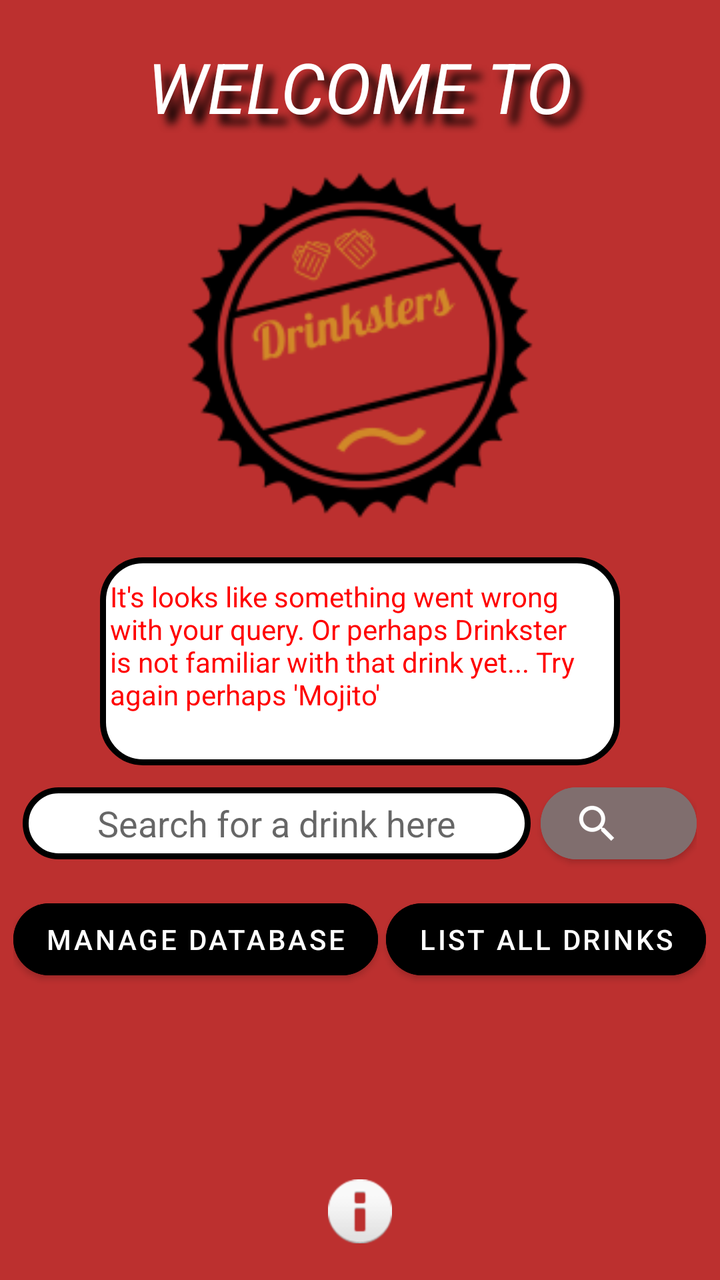
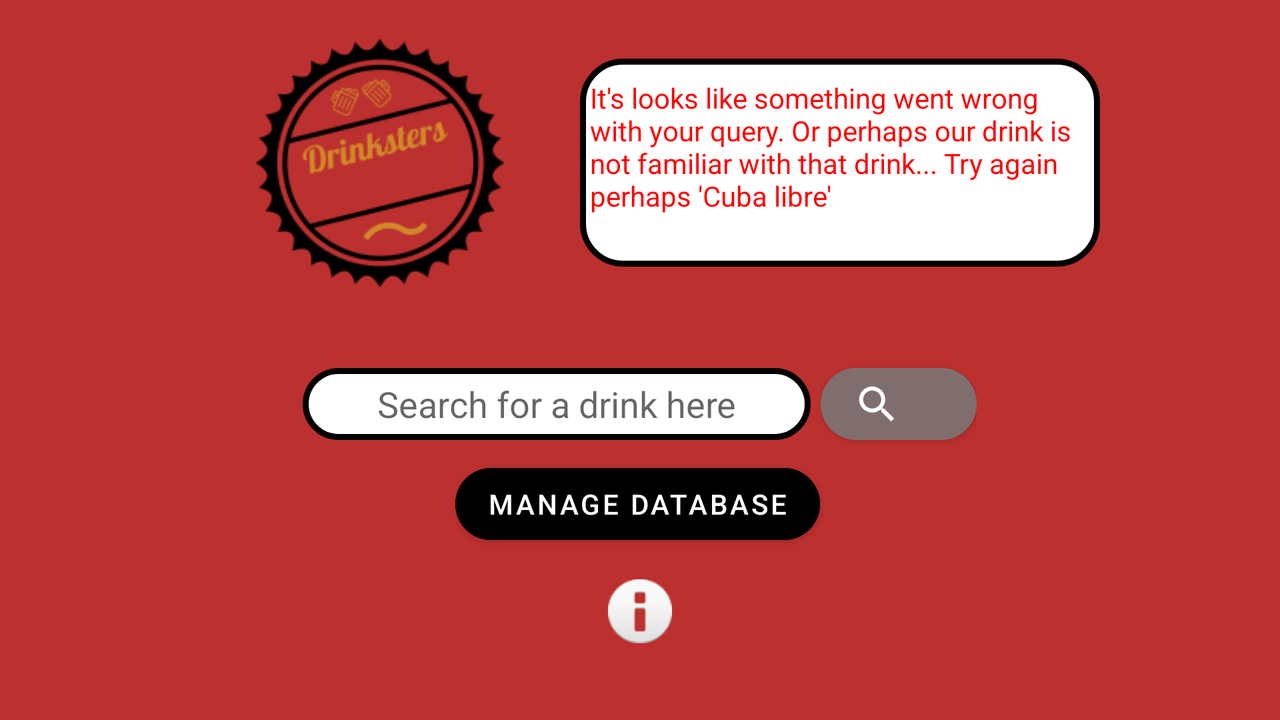

The same Android screen from two of the app's own layout files: first res/layout/ as a phone draws it, then the repository's variant for another configuration, drawn on a device whose configuration selects that folder. Both files follow.
<!-- AndroidManifest.xml: application theme Theme.Drinks -->
<!-- res/layout/main.xml -->
<?xml version="1.0" encoding="utf-8"?>
<LinearLayout xmlns:android="http://schemas.android.com/apk/res/android"

    xmlns:app="http://schemas.android.com/apk/res-auto"
    android:layout_width="match_parent"
    android:layout_height="match_parent"
    android:background="@color/Darkred"
    android:orientation="vertical">


    <TextView
        android:id="@+id/headerPart2"
        android:layout_width="match_parent"
        android:layout_height="wrap_content"
        android:layout_marginTop="20dp"
        android:shadowColor="@color/black"
        android:shadowDx="15"
        android:shadowDy="15"
        android:shadowRadius="10"
        android:text="Welcome to"
        android:textAlignment="center"
        android:textAllCaps="true"
        android:textColor="@color/white"
        android:textSize="35dp"
        android:textStyle="italic"
        android:typeface="sans" />

    <ImageView
        android:id="@+id/image"
        android:layout_width="272dp"
        android:layout_height="212dp"
        android:layout_gravity="center"

        android:src="@drawable/drinkster_logo" />
<LinearLayout
    android:id="@+id/testboxHolder"
    android:layout_width="wrap_content"
    android:layout_height="wrap_content"
    android:background="@drawable/radius"
    android:layout_gravity="center">
    <TextView
        android:id="@+id/items"
        android:layout_width="match_parent"
        android:layout_height="84dp"
        android:maxWidth="250dp"
        android:text="It's looks like something went wrong with your query. Or perhaps Drinkster is not familiar with that drink yet... Try again perhaps 'Mojito'  "
        android:layout_marginTop="10dp"
        android:layout_marginLeft="5dp"
        android:layout_marginRight="5dp"
        android:layout_marginBottom="10dp"
        android:textColor="@color/red"
        />
</LinearLayout>


    <LinearLayout
        android:layout_width="wrap_content"
        android:layout_height="wrap_content"
        android:layout_gravity="center"
        android:layout_marginTop="5sp"
        android:orientation="horizontal"
        android:background="@color/Darkred">
        <EditText
            android:id="@+id/textInput"
            android:layout_width="254dp"
            android:layout_height="36dp"
            android:layout_gravity="center"
            android:background="@drawable/radius"
            android:hint="Search for a drink here"
            android:textAlignment="center"
            android:inputType="text"/>
        <Button
            android:id="@+id/list_button"
            android:layout_width="78dp"
            android:layout_height="wrap_content"
            android:layout_marginLeft="5dp"
            android:backgroundTint="#806E6E"
            android:clickable="true"
            android:textAlignment="center"
            app:cornerRadius="@android:dimen/app_icon_size"
            app:icon="?android:attr/actionModeWebSearchDrawable"
            app:strokeColor="#E1D0D0" />
    </LinearLayout>


<LinearLayout
    android:layout_width="wrap_content"
    android:layout_height="wrap_content"
    android:orientation="horizontal"
    android:layout_marginTop="10dp"
    android:layout_gravity="center"
    android:background="@color/Darkred">

    <Button
        android:id="@+id/go_to_managedb"
        android:layout_width="wrap_content"
        android:layout_height="wrap_content"
        android:text="Manage Database"
        android:backgroundTint="@color/black"
        app:cornerRadius="@android:dimen/app_icon_size"
        android:layout_marginRight="2sp"/>
    <Button
        android:id="@+id/list_All_items"
        android:layout_width="wrap_content"
        android:layout_height="wrap_content"
        android:text="List all drinks"
        android:backgroundTint="@color/black"
        app:cornerRadius="@android:dimen/app_icon_size"
        android:layout_marginLeft="2sp"/>

</LinearLayout>
    <LinearLayout
        android:layout_width="wrap_content"
        android:layout_height="match_parent"
        android:orientation="horizontal"
        android:layout_gravity="center"
        android:background="@color/Darkred">>

        <ImageButton
            android:id="@+id/informationButton"
            android:layout_width="43dp"
            android:layout_height="39dp"
            android:layout_gravity="bottom"
            android:layout_marginBottom="15dp"
            android:background="@color/Darkred"
            android:clickable="true"
            app:srcCompat="@android:drawable/ic_dialog_info" />
    </LinearLayout>


</LinearLayout>
<!-- resources referenced by this layout -->
<resources>
  <color name="Darkred">#BC302F</color>
  <color name="black">#FF000000</color>
  <color name="red">#FF0000</color>
  <color name="white">#FFFFFFFF</color>
  <!-- drawable drinkster_logo: png bitmap (drawable, 12092 bytes) -->
  <!-- drawable radius (drawable) -->
  <?xml version="1.0" encoding="utf-8"?>
  <shape xmlns:android="http://schemas.android.com/apk/res/android" android:shape="rectangle">
      <solid android:color="@color/white"/>
      <corners android:bottomLeftRadius="20dp" android:bottomRightRadius="20dp" android:topLeftRadius="20dp" android:topRightRadius="20dp"/>
      <stroke android:width="3dp" android:color="@color/black"/>
  
  </shape>
  <style name="Theme.Drinks" parent="Theme.MaterialComponents.DayNight.DarkActionBar">
          
          <item name="colorPrimary">@color/Darkred</item>
          <item name="colorPrimaryVariant">@color/red</item>
          <item name="colorOnPrimary">@color/white</item>
          
          <item name="colorSecondary">@color/teal_200</item>
          <item name="colorSecondaryVariant">@color/teal_700</item>
          <item name="colorOnSecondary">@color/black</item>
          
          <item name="android:statusBarColor" tools:targetApi="l">?attr/colorPrimaryVariant</item>
          
      </style>
  <color name="teal_200">#FF03DAC5</color>
  <color name="teal_700">#FF018786</color>
</resources>
<!-- res/layout-land/main.xml (the repository's variant of the layout above) -->
<!-- drawn on the phone turned sideways -->
<?xml version="1.0" encoding="utf-8"?>
<LinearLayout xmlns:android="http://schemas.android.com/apk/res/android"

    xmlns:app="http://schemas.android.com/apk/res-auto"
    android:layout_width="match_parent"
    android:layout_height="match_parent"
    android:background="@color/Darkred"
    android:orientation="vertical"
    android:padding="5dp">
 <LinearLayout
     android:layout_width="wrap_content"
     android:layout_height="wrap_content"
     android:orientation="horizontal"
     android:layout_gravity="center">

     <ImageView
         android:id="@+id/image"
         android:layout_width="wrap_content"
         android:layout_height="153dp"
         android:layout_gravity="center"

         android:src="@drawable/drinkster_logo" />

    <LinearLayout
        android:id="@+id/testboxHolder"
        android:layout_width="wrap_content"
        android:layout_height="wrap_content"
        android:background="@drawable/radius"
        android:layout_gravity="center">

        <TextView
            android:id="@+id/items"
            android:layout_width="match_parent"
            android:layout_height="84dp"
            android:maxWidth="250dp"
            android:text="It's looks like something went wrong with your query. Or perhaps our drink is not familiar with that drink... Try again perhaps 'Cuba libre'  "
            android:layout_marginTop="10dp"
            android:layout_marginLeft="5dp"
            android:layout_marginRight="5dp"
            android:layout_marginBottom="10dp"
            android:textColor="@color/red"
            />
    </LinearLayout>
    </LinearLayout>
    <LinearLayout
        android:layout_width="wrap_content"
        android:layout_height="wrap_content"
        android:layout_gravity="center"
        android:layout_marginTop="20sp"
        android:orientation="horizontal">

        <EditText
            android:id="@+id/textInput"
            android:layout_width="254dp"
            android:layout_height="36dp"
            android:layout_gravity="center"
            android:background="@drawable/radius"
            android:hint="Search for a drink here"
            android:textAlignment="center" />

        <Button
            android:id="@+id/list_button"
            android:layout_width="78dp"
            android:layout_height="wrap_content"
            android:layout_marginLeft="5dp"
            android:backgroundTint="#806E6E"
            android:clickable="true"
            android:textAlignment="center"
            app:cornerRadius="@android:dimen/app_icon_size"
            app:icon="?android:attr/actionModeWebSearchDrawable"
            app:strokeColor="#E1D0D0" />


    </LinearLayout>
    <LinearLayout
        android:layout_width="wrap_content"
        android:layout_height="wrap_content"
        android:orientation="horizontal"
        android:layout_marginTop="2dp"
        android:layout_gravity="center">

        <Button
            android:id="@+id/go_to_managedb"
            android:layout_width="wrap_content"
            android:layout_height="wrap_content"
            android:text="Manage Database"
            android:backgroundTint="@color/black"
            app:cornerRadius="@android:dimen/app_icon_size"
            android:layout_marginRight="2sp"/>



    </LinearLayout>
<LinearLayout
    android:layout_width="wrap_content"
    android:layout_height="wrap_content"
    android:orientation="horizontal"
    android:layout_gravity="center">

    <ImageButton
        android:id="@+id/informationButton"
        android:layout_width="43dp"
        android:layout_height="39dp"
        android:layout_gravity="bottom"
        android:layout_marginTop="10dp"
        android:background="@color/Darkred"
        android:clickable="true"
        app:srcCompat="@android:drawable/ic_dialog_info" />
</LinearLayout>


</LinearLayout>
<!-- resources referenced by the variant -->
<!-- as the phone turned sideways resolves them -->
<resources>
  <color name="Darkred">#BC302F</color>
  <color name="black">#FF000000</color>
  <color name="red">#FF0000</color>
  <!-- drawable drinkster_logo: png bitmap (drawable, 12092 bytes) -->
  <!-- drawable radius (drawable) -->
  <?xml version="1.0" encoding="utf-8"?>
  <shape xmlns:android="http://schemas.android.com/apk/res/android" android:shape="rectangle">
      <solid android:color="@color/white"/>
      <corners android:bottomLeftRadius="20dp" android:bottomRightRadius="20dp" android:topLeftRadius="20dp" android:topRightRadius="20dp"/>
      <stroke android:width="3dp" android:color="@color/black"/>
  
  </shape>
  <style name="Theme.Drinks" parent="Theme.MaterialComponents.DayNight.DarkActionBar">
          
          <item name="colorPrimary">@color/Darkred</item>
          <item name="colorPrimaryVariant">@color/red</item>
          <item name="colorOnPrimary">@color/white</item>
          
          <item name="colorSecondary">@color/teal_200</item>
          <item name="colorSecondaryVariant">@color/teal_700</item>
          <item name="colorOnSecondary">@color/black</item>
          
          <item name="android:statusBarColor" tools:targetApi="l">?attr/colorPrimaryVariant</item>
          
      </style>
  <color name="white">#FFFFFFFF</color>
  <color name="teal_200">#FF03DAC5</color>
  <color name="teal_700">#FF018786</color>
</resources>
